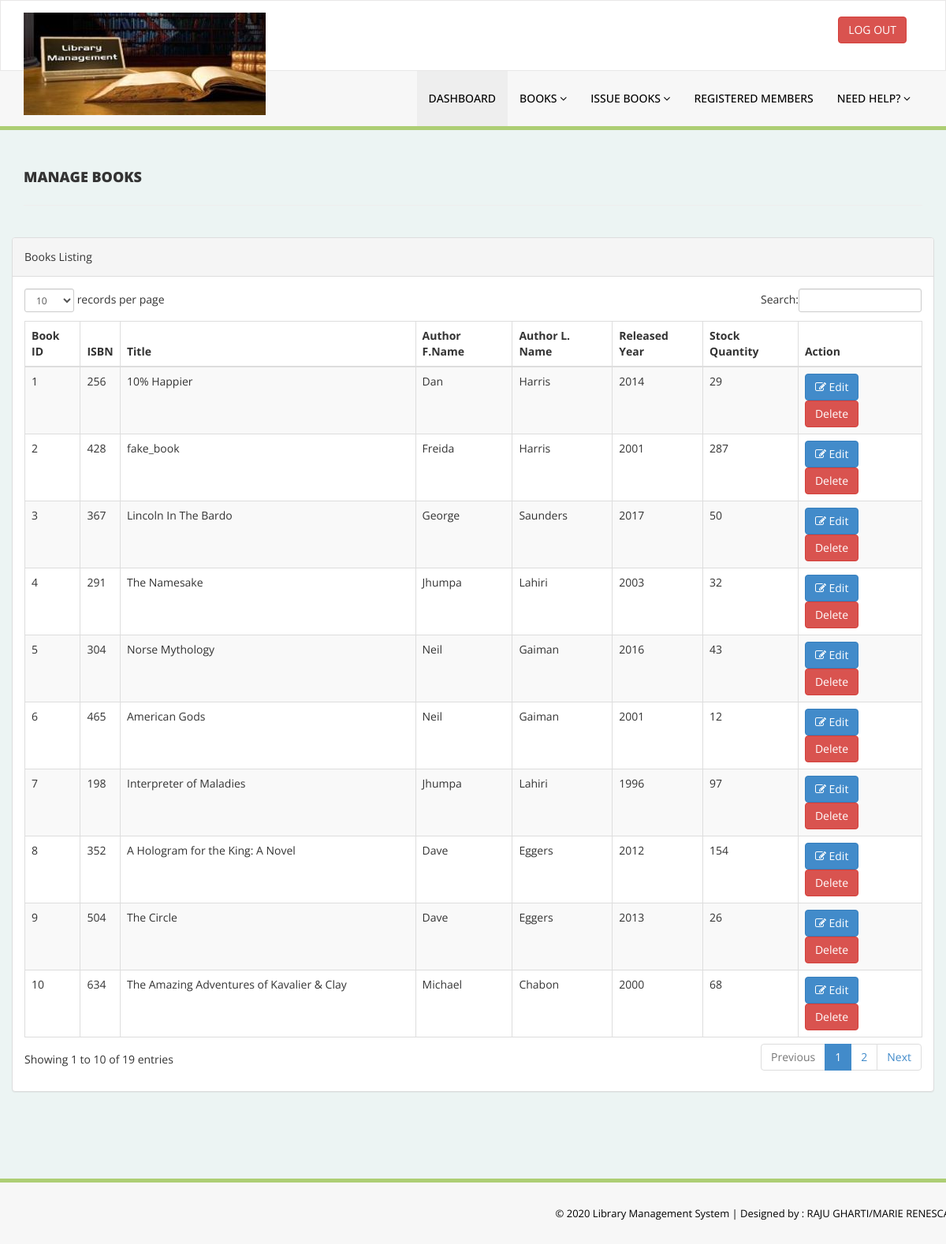
The page /Admin/manage-books.php (signed in) on the database its author committed.
### tables this page shows
CREATE TABLE books(
		book_id INT NOT NULL AUTO_INCREMENT,
        isbn INT,
		title VARCHAR(100),
		author_fname VARCHAR(100),
		author_lname VARCHAR(100),
		released_year INT,
		stock_quantity INT,
		PRIMARY KEY(book_id)
	);

### Admin/manage-books.php (the view, shortened to what this page needs)
<?php
$conn = connectDB();
if (strlen($_SESSION['alogin']) == 0) {
    header('location:index.php');
} else {?>
    <!DOCTYPE html>
    <html lang="en">
    <head>
        <link href="assets/css/bootstrap.css" rel="stylesheet" >
        <link href="assets/css/font-awesome.css" rel="stylesheet">
        <link href="assets/js/dataTables/dataTables.bootstrap.css" rel="stylesheet">
        <link href="assets/css/style.css" rel="stylesheet">
    </head>
    <body>
        <?php include('includes/header.php'); ?>
        <div class="content-wrapper">
            <div class="container">
                <div class="row pad-botm">
                    <div class="col-md-12">
                        <h4 class="header-line">Manage Books</h4>
                    </div>
                    <div class="row">
                    </div>
                </div>
                <div class="row">
                    <div class="col-md-*">
                        <div class="panel panel-default">
                            <div class="panel-heading">
                                Books Listing
                            </div>
                            <div class="panel-body">
                                <div class="table-responsive">
                                    <table class="table table-striped table-bordered table-hover" id="dataTables-example">
                                        <thead>
                                            <tr>
                                                <th>Book ID</th>
                                                <th>ISBN</th>
                                                <th>Title</th>
                                                <th>Author F.Name</th>
                                                <th>Author L. Name</th>
                                                <th>Released Year</th>
                                                <th>Stock Quantity</th>
                                                <th>Action</th>
                                            </tr>
                                        </thead>
                                        <tbody>
                                            <?php
                                            $sql = "SELECT *FROM books";
                                            $result = mysqli_query($conn, $sql);
                                            if (mysqli_num_rows($result) > 0) {
                                                while ($row = mysqli_fetch_assoc($result)) {
                                                    $id = $row['book_id']; ?>
                                                    <tr class="odd gradeX">
                                                        <td class="center"><?php echo htmlentities($row['book_id']); ?></td>
                                                        <td class="center"><?php echo htmlentities($row['isbn']); ?></td>
                                                        <td class="center"><?php echo htmlentities($row['title']); ?></td>
                                                        <td class="center"><?php echo htmlentities($row['author_fname']); ?></td>
                                                        <td class="center"><?php echo htmlentities($row['author_lname']); ?></td>
                                                        <td class="center"><?php echo htmlentities($row['released_year']); ?></td>
                                                        <td class="center"><?php echo htmlentities($row['stock_quantity']); ?></td>
                                                        <td class="center">
                                                            <a href="edit-book.php?id=<?php echo $id; ?>">
                                                                <button id = <?php echo $id ?> class="btn btn-primary"><i class="fa fa-edit "></i> Edit </button> </a>
                                                            <a href="delete-book.php?id=<?php echo $id; ?>" onclick = "return confirm('Are you sure you want to delete?');">
                                                                <button id = <?php echo $id ?> class=" btn btn-danger">Delete </button> </a>
                                                        </td>
                                                    </tr>
                                            <?php
                                                }
                                            } ?>
                                        </tbody>
                                    </table>
                                </div>
                            </div>
                        </div>
                    </div>
                </div>
            </div>
        </div>
        <?php include('includes/footer.php'); ?>
    </body>
    </html>
<?php } ?>

### Admin/includes/header.php (shortened to what this page needs)
<!DOCTYPE html>
<html lang="en">
<head>
</head>
<body>
    <div class="navbar navbar-inverse set-radius-zero">
        <div class="container">
            <div class="navbar-header">
                <a class="navbar-brand">
                    <img src="assets/img/logo.png" />
                </a>
            </div>
            <?php if ($_SESSION['alogin']) { ?>
            <div class="right-div">
                <a href="logout.php" class="btn btn-danger pull-right">LOG OUT</a>
            </div>
        <?php } ?>
        </div>
    </div>
    <section class="menu-section">
        <div class="container">
            <div class="row ">
                <div class="col-md-12">
                    <div class="navbar-collapse collapse ">
                        <ul id="menu-top" class="nav navbar-nav navbar-right">
                            <li><a href="dashboard.php" class="menu-top-active">DASHBOARD</a></li>
                            <li>
                                <a href="#" class="dropdown-toggle" id="ddlmenuItem" data-toggle="dropdown"> Books <i class="fa fa-angle-down"></i></a>
                            </li>
                            <li>
                                <a href="#" class="dropdown-toggle" id="ddlmenuItem" data-toggle="dropdown"> Issue Books <i class="fa fa-angle-down"></i></a>
                            </li>
                            <li><a href="reg-members.php">Registered Members</a></li>
                            <li>
                            <a href="#" class="dropdown-toggle" id="ddlmenuItem" data-toggle="dropdown"> Need Help? <i class="fa fa-angle-down"></i></a>
                                </li>
                        </ul>
                    </div>
                </div>
            </div>
        </div>
    </section>
</body>
</html>

### Admin/includes/footer.php (shortened to what this page needs)
<!DOCTYPE html>
<html lang="en">
<head>
</head>
<body>
    <section class="footer-section">
        <div class="container">
            <div class="row">
                <div class="col-md-12">
                    &copy; 2020 Library Management System | Designed by : RAJU GHARTI/MARIE RENESCA
                </div>
            </div>
        </div>
    </section>
</body>
</html>

### Admin/assets/css/style.css (style rules this page uses)
.set-radius-zero { border-radius:0px; -moz-border-radius:0px; -webkit-border-radius:0px; }
.content-wrapper { margin-top: 40px; min-height:800px; padding-bottom:90px; }
.header-line { font-weight:900; padding-bottom:25px; border-bottom:1px solid #eeeeee; text-transform:uppercase; }
.pad-botm { padding-bottom:30px; }
.right-div { float: right; padding: 20px; }
#menu-top a { color:#000; text-decoration:none; font-weight:500; padding: 25px 15px 25px 15px; text-transform:uppercase; }
.menu-section { background-color: #f7f7f7; border-bottom:5px solid #adce74; width:100% }
.menu-top-active { background-color:#eeeeee; }
.navbar-inverse { background-color: #FFF; border-color: rgba(155, 153, 153, 0.23); }
.navbar { min-height: 90px; margin-bottom: 0px; }
.footer-section { padding:25px 50px 25px 50px; color:#000; font-size:13px; background-color: #f7f7f7; text-align:right; border-top:5px solid #adce74; }

### rows shown on the page
books: book_id "1", isbn "256", title "10% Happier", author_fname "Dan", author_lname "Harris", released_year "2014", stock_quantity "29"
books: book_id "2", isbn "428", title "fake_book", author_fname "Freida", author_lname "Harris", released_year "2001", stock_quantity "287"
books: book_id "3", isbn "367", title "Lincoln In The Bardo", author_fname "George", author_lname "Saunders", released_year "2017", stock_quantity "50"
books: book_id "4", isbn "291", title "The Namesake", author_fname "Jhumpa", author_lname "Lahiri", released_year "2003", stock_quantity "32"
books: book_id "5", isbn "304", title "Norse Mythology", author_fname "Neil", author_lname "Gaiman", released_year "2016", stock_quantity "43"
books: book_id "6", isbn "465", title "American Gods", author_fname "Neil", author_lname "Gaiman", released_year "2001", stock_quantity "12"
books: book_id "7", isbn "198", title "Interpreter of Maladies", author_fname "Jhumpa", author_lname "Lahiri", released_year "1996", stock_quantity "97"
books: book_id "8", isbn "352", title "A Hologram for the King: A Novel", author_fname "Dave", author_lname "Eggers", released_year "2012", stock_quantity "154"
books: book_id "9", isbn "504", title "The Circle", author_fname "Dave", author_lname "Eggers", released_year "2013", stock_quantity "26"
books: book_id "10", isbn "634", title "The Amazing Adventures of Kavalier & Clay", author_fname "Michael", author_lname "Chabon", released_year "2000", stock_quantity "68"
